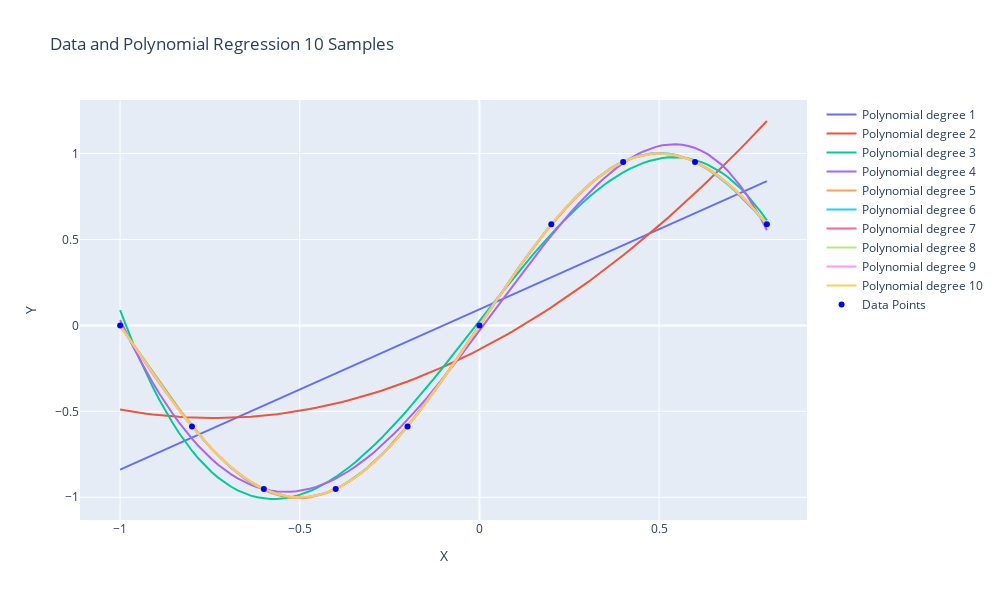

Source (notebook cell):
### Markdown cell above
### Noiseless

### Code cell
# sin noiseless 10 sample
print("sin noiseless 10 sample")
df = pd.read_csv("data/sin experiment/sin_noiseless_10sample.csv")

w_list = []
for degree in range(1, MAX_DEGREE+1):
    w = np.polyfit(df["x"], df["y"], degree)
    w_list.append(w)
    RMSE = CalculateMSE_poly(df["x"], df["y"], w)**(1/2)
    print(f'Degree = {degree} | RMSE = {RMSE:.4f}')
model_plot(df["x"],df["y"],w_list)
